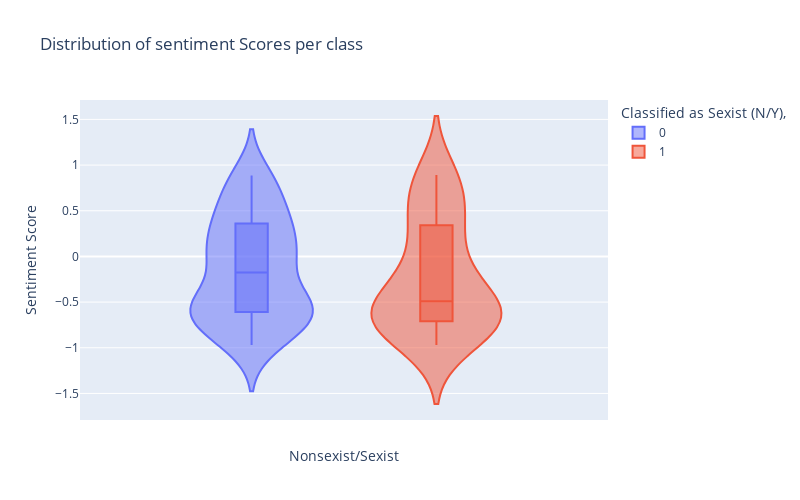

Source (notebook cell):
### Code cell
fig = px.violin(df_proc, y='sentiment_score', color='label', box=True, points='outliers',
                labels={'post_length': 'Sentiment Score',
                                     'label': 'Classified as Sexist (N/Y),'},
                title="Distribution of sentiment Scores per class")
fig.update_layout(autosize=False, width=800, height=500)
fig.update_layout(xaxis_title="Nonsexist/Sexist", yaxis_title="Sentiment Score")
fig.show()

### Figure 1 — Plotly figure (JSON) as saved in the notebook; plotly's stock layout.template omitted (floating-point values rounded to 4 significant figures)
{"data": [{"alignmentgroup": "True", "box": {"visible": true}, "hovertemplate": "Classified as Sexist (N/Y),=0<br>sentiment_score=%{y}<extra></extra>", "legendgroup": "0", "marker": {"color": "#636efa"}, "name": "0", "offsetgroup": "0", "orientation": "v", "points": "outliers", "scalegroup": "True", "showlegend": true, "x0": " ", "xaxis": "x", "y": [-0.9697, 0.0, -0.8176, 0.0, -0.34, 0.4939, -0.9159, -0.5574, 0.7579, -0.4404, 0.0, -0.5574, -0.5023, 0.4019, -0.7915, 0.0, -0.7717, -0.6249, -0.2263, -0.409, -0.8395, -0.91, -0.128, 0.0, -0.6072, -0.0516, 0.8338, -0.9153, -0.5719, 0.4389, 0.4404, -0.765, 0.2263, 0.6342, -0.7506, -0.6808, 0.4215, -0.5222, -0.6114, 0.861, -0.5106, -0.5879, 0.4939, -0.627, 0.0, -0.5423, 0.2732, -0.9325, 0.8122, 0.3612, 0.0, -0.5423, 0.8653, 0.8857, -0.6124, 0.6618, 0.8779, -0.5106, -0.5058, 0.1742, 0.0772, -0.3658, 0.0772, 0.0, 0.0, 0.3612, 0.4215, -0.8481, -0.5106, 0.296], "y0": " ", "yaxis": "y", "type": "violin"}, {"alignmentgroup": "True", "box": {"visible": true}, "hovertemplate": "Classified as Sexist (N/Y),=1<br>sentiment_score=%{y}<extra></extra>", "legendgroup": "1", "marker": {"color": "#EF553B"}, "name": "1", "offsetgroup": "1", "orientation": "v", "points": "outliers", "scalegroup": "True", "showlegend": true, "x0": " ", "xaxis": "x", "y": [0.4404, 0.8359, 0.8922, 0.1531, -0.9705, -0.4215, -0.2023, 0.4939, -0.128, 0.7845, -0.7794, -0.5647, 0.8656, -0.7717, -0.7351, -0.5994, 0.0, 0.34, -0.7102, -0.6406, -0.5994, -0.8885, -0.6757, -0.7184, -0.886, -0.25, -0.5423, -0.4404, -0.6367, 0.4926], "y0": " ", "yaxis": "y", "type": "violin"}], "layout": {"xaxis": {"anchor": "y", "domain": [0.0, 1.0], "title": {"text": "Nonsexist/Sexist"}}, "yaxis": {"anchor": "x", "domain": [0.0, 1.0], "title": {"text": "Sentiment Score"}}, "legend": {"title": {"text": "Classified as Sexist (N/Y),"}, "tracegroupgap": 0}, "title": {"text": "Distribution of sentiment Scores per class"}, "violinmode": "group", "autosize": false, "width": 800, "height": 500}}
